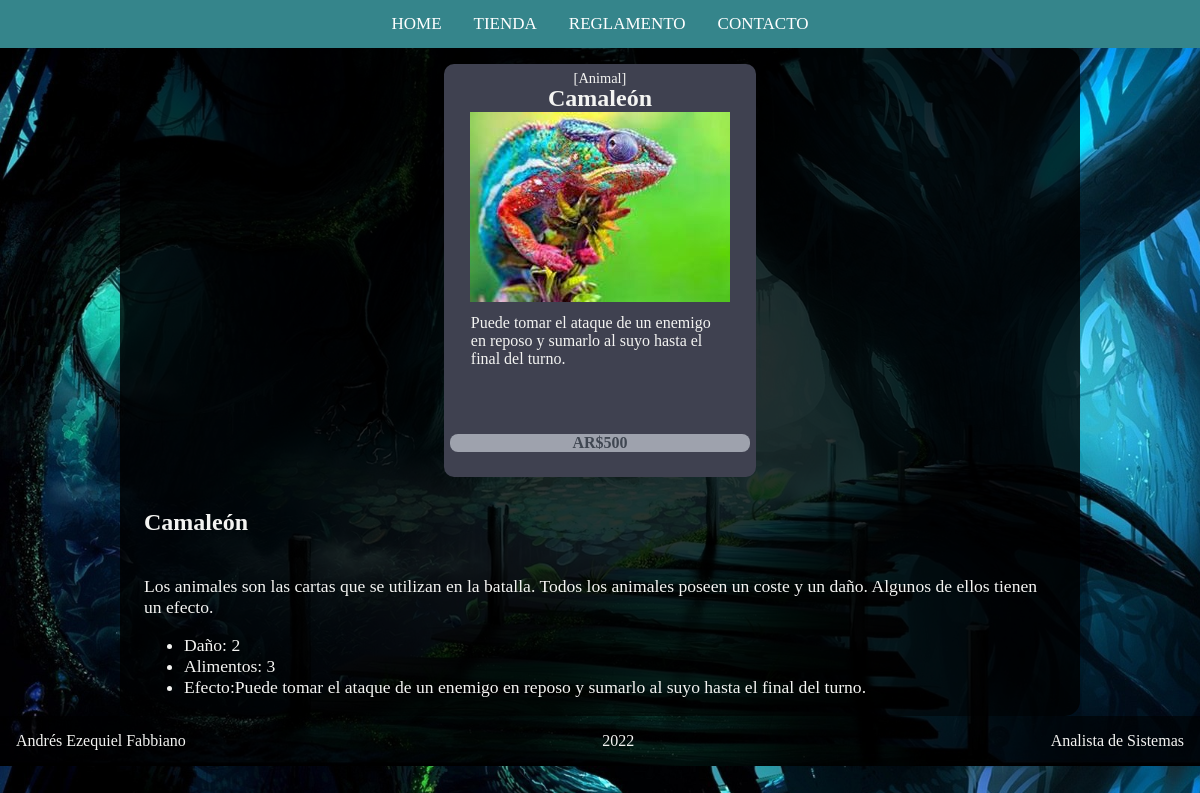
Page /pages/card_info.php?id=2 on the committed database.
### tables this page shows
CREATE TABLE `cartas` (
  `id` tinyint(3) UNSIGNED NOT NULL,
  `tipo` varchar(255) NOT NULL,
  `nombre` varchar(255) NOT NULL,
  `alimentos` int(11) NOT NULL,
  `dano` int(11) NOT NULL,
  `imagen` varchar(255) NOT NULL,
  `efecto` text NOT NULL,
  `precio` int(11) NOT NULL
);

### functions/func_queries.php (called while the page is built, shortened)
<?php
function getCardById(PDO $connection, $id)
{
    $query = $connection->prepare('SELECT * FROM cartas WHERE id = :id');
    $query->bindValue(':id', $id);
    $query->execute();
    $card = $query->fetch(PDO::FETCH_ASSOC);
    return $card;
}

### pages/card_info.php (the view, shortened to what this page needs)
<?php
require_once('../functions/func_queries.php');
if (isset($_GET['id'])) {
    $currentCard = getCardById($connection, $_GET['id']);
} else {
    goToError();
}
?>
<!DOCTYPE html>
<html lang="en">
<head>
    <?php require('../layout/_styleSheet.php') ?>
</head>
<body class="body">
    <?php require('../layout/_header.php') ?>
    <main>
        <div class="inspeccionCarta">
            <div class="carta__contorno<?php echo $currentCard['tipo'] ?>" id="tipo<?php echo $currentCard['id'] ?>">
                <div class="carta__superior">
                    <div class="carta__superior--tipo" id="tipoCarta${cartaAVer.id}">[<?php echo $currentCard['tipo'] ?>]</div>
                </div>
                <div class="carta__cartaReal">
                    <div class="carta__medio">
                        <div class="carta__medio--nombre" id="nombreCarta${cartaAVer.id}"><?php echo $currentCard['nombre'] ?></div>
                        <div class="carta__medio--imagen" id="imagenCarta${cartaAVer.id}"><img src="../assets/<?php echo $currentCard['imagen'] ?>"></div>
                    </div>
                    <div class="carta__inferior">
                        <div class="carta__inferior--efecto" id="efectoCarta${cartaAVer.id}"><?php echo $currentCard['efecto'] ?></div>
                    </div>
                    <div class="carta__precio">
                        <span>AR$<?php echo $currentCard['precio'] ?></span>
                    </div>
                </div>
            </div>
            <div class="descripcionCarta">
                <?php if ($currentCard['tipo'] == "Animal") : ?>
                    <div class="contenedorDescripcion">
                        <div class="tituloDescripción"><?php echo $currentCard['nombre'] ?></div>
                        <div class="descripcionGeneral">
                            <p>Los animales son las cartas que se utilizan en la batalla. Todos los animales poseen un coste y un daño.
                                Algunos de ellos tienen un efecto.</p>
                            <ul>
                                <li>Daño: <?php echo $currentCard['dano'] ?></li>
                                <li>Alimentos: <?php echo $currentCard['alimentos'] ?></li>
                                <?php if ($currentCard['efecto'] != "") : ?>
                                    <li>Efecto:<?php echo $currentCard['efecto'] ?></li>
                                <?php endif ?>
                            </ul>
                                    <?php endif ?>
                                    </div>
                                </div>
    </main>
    <?php require('../layout/_footer.php') ?>
</body>
</html>

### css/style.css (style rules this page uses)
.inspeccionCarta { display: flex; flex-direction: column; flex-wrap: wrap; margin-left: 10%; width: 80%; align-items: center; justify-content: center; background-color: rgba(0, 0, 0, 0.8); border-radius: 15px; }
.contenedorDescripcion { display: flex; flex-direction: column; align-items: left; justify-content: baseline; padding-left: 1.5rem; }
.tituloDescripción { align-items: center; justify-content: center; padding-top: 1rem; font-size: 1.5rem; font-weight: 700; }
.descripcionGeneral { padding-top: 1.4rem; padding-right: 1.4rem; font-size: 1.1rem; }
:root { --colorTextos: #49454567; }
@media (min-width: 992px) { .body { background-image: url("../assets/puente-bosque.jpg"); background-size: cover; color: #f4f4f2; padding: 0px; margin: 0px; } }
@media (min-width: 992px) { .carta__contornoAnimal { display: flex; flex-direction: column; width: 300px; height: 400px; background-color: #3f4150; color: #f4f4f2; border-radius: 10px; padding: 0.4rem; margin: 1rem; align-items: center; } }
@media (min-width: 992px) { .carta__superior { height: 15px; width: 300px; } }
@media (min-width: 992px) { .carta__superior--tipo { text-align: center; font-size: 0.9rem; } }
@media (min-width: 992px) { .carta__cartaReal { height: 350px; width: 300px; } }
@media (min-width: 992px) { .carta__medio--nombre { font-size: 1.5rem; font-weight: 800; text-align: center; } }
@media (min-width: 992px) { .carta__medio--imagen { text-align: center; border-radius: 5px; } }
@media (min-width: 992px) { .carta__inferior { width: 300px; height: 120px; padding-left: 1.3rem; padding-right: 1.3rem; padding-top: 0.5rem; } }
@media (min-width: 992px) { .carta__inferior--efecto { text-align: left; width: 85%; height: 90%; } }
@media (min-width: 992px) { .carta__precio { background-color: #9ea2ad; color: #404752; font-weight: 600; border: none; width: 100%; border-radius: 8px; text-align: center; } }
.inspeccionCarta { display: flex; flex-direction: row; margin-left: 10%; width: 80%; align-items: center; justify-content: center; background-color: rgba(0, 0, 0, 0.8); border-radius: 15px; }
.tituloDescripción { font-size: 1.5rem; font-weight: 700; }

### rows in the picture
cartas: tipo "Animal", nombre "Camaleón", imagen (picture), efecto "Puede tomar el ataque de un enemigo en reposo y sumarlo al suyo hasta el final del turno.", precio "500", dano "2", alimentos "3"
